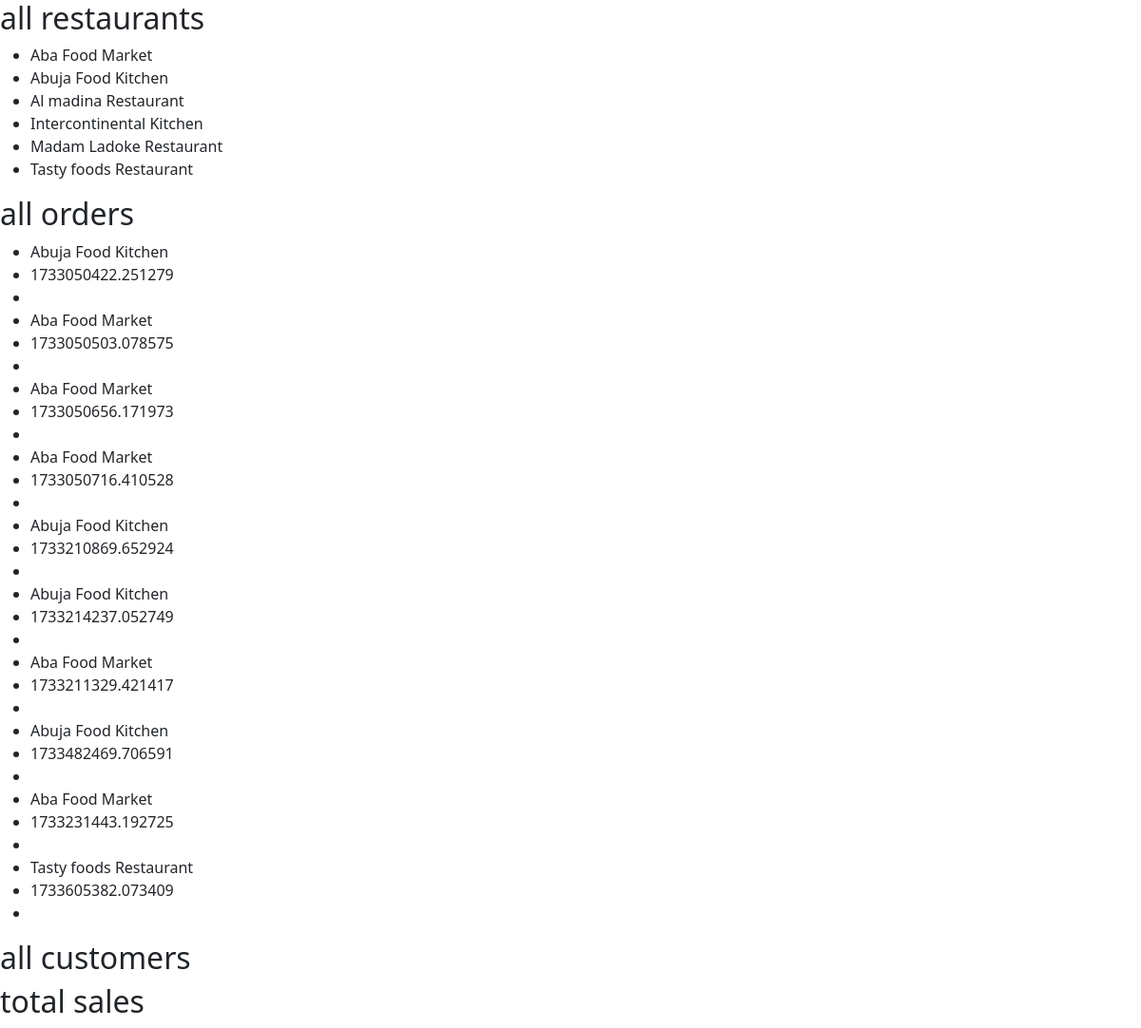
The app's page /naijakitchen/admin/, older data.
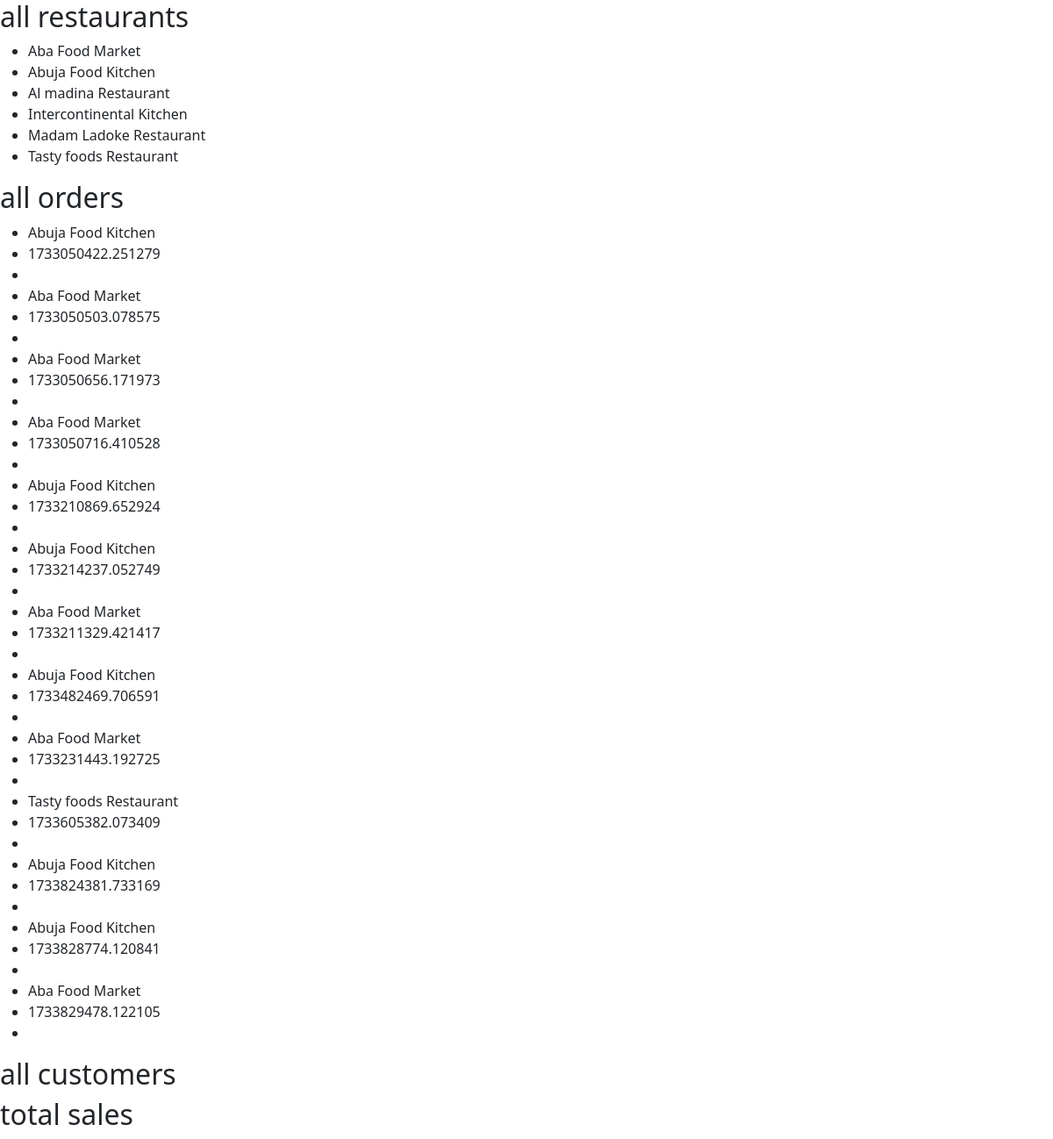
The same page, newer data.
### naija_kitchen/models.py (models this page shows, shortened)
class Restaurant(models.Model):
    restaurant_name = models.CharField(max_length=200)
    slug = models.SlugField(max_length=200, blank=True)
    restaurant_address = models.CharField(max_length=200)
    restaurant_image = models.ImageField(null=True, blank=True)
    restaurant_contact = models.CharField(max_length=200)
    restaurant_owner = models.ForeignKey(
        'auth.User', blank=True, null=True, on_delete=models.CASCADE, related_name='user_restaurants')
    class Meta:
        ordering = ['restaurant_name']
        indexes = [
            models.Index(fields=['restaurant_name'])
        ]
    def __str__(self) -> str:
        return self.restaurant_name

### cart/models.py (models this page shows, shortened)
class Order(models.Model):
    user = models.ForeignKey(
        'auth.User', on_delete=models.SET_NULL, null=True, blank=True)
    restaurant = models.ForeignKey(
        'naija_kitchen.Restaurant', on_delete=models.SET_NULL, null=True, blank=True)
    date_ordered = models.DateTimeField(auto_now_add=True)
    complete = models.BooleanField(default=False)
    transaction_id = models.CharField(max_length=100, null=True)

### naijakitchen_admin/views.py (the view)
# urls.py: path("admin/", views.get_admin_home, name="naijakitchenadminhome")
def get_admin_home(request):
    all_restaurants = Restaurant.objects.all()
    all_orders = Order.objects.all()
    context = {'all_restaurants': all_restaurants, 'all_orders': all_orders}
    return render(request, 'adminhome.html', context)

### naijakitchen_admin/templates/adminhome.html (shortened to what this page needs)
{% extends 'adminmain.html' %}
{% load static %}
    {% block content %}
    <h2>all restaurants</h2>
    <ul>
        {% for restaurant in all_restaurants %}
        <li>{{restaurant.restaurant_name}}</li>
        {% endfor %}
    </ul>
    <h2>all orders</h2>
    <ul>
        {% for order in all_orders %}
        <li>{{order.restaurant}}</li>
        <li>{{order.transaction_id}}</li>
        <li>{{order.}}</li>
        {% endfor %}
    </ul>
    <h2>all customers</h2>
    <h2>total sales</h2>
    {% endblock %}

### naijakitchen_admin/templates/adminmain.html (shortened to what this page needs)
<!DOCTYPE html>
<html lang="en">
{% load static %}
<head>
    <link rel="stylesheet" type="text/css" href="{%static 'css/style.css'%}" />
    <link rel="stylesheet" href="https://cdn.jsdelivr.net/npm/bootstrap@5.3.2/dist/css/bootstrap.min.css" />
    <link rel="stylesheet" href="https://cdn.jsdelivr.net/npm/bootstrap-icons@1.11.1/font/bootstrap-icons.css" />
</head>
<body>
    {% block content %} {% endblock content %}
</body>
</html>

### static/css/style.css (style rules this page uses)
body { font-family: 'Poppins sans-serif'; }

Row changes from the older to the newer data that the page shows:
added Order: restaurant "Abuja Food Kitchen", transaction_id "1733824381.733169"
added Order: restaurant "Abuja Food Kitchen", transaction_id "1733828774.120841"
added Order: restaurant "Aba Food Market", transaction_id "1733829478.122105"
